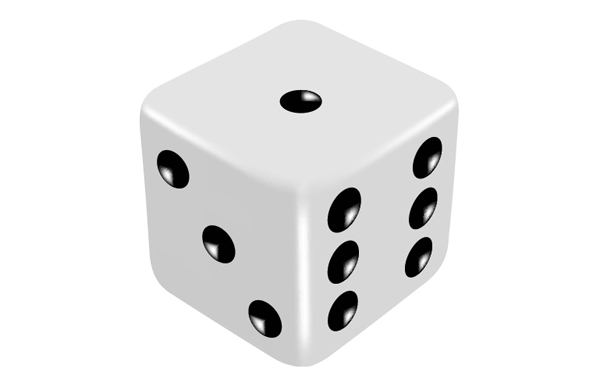
#> input picture edge detector/image.jpg, 600 x 387 px
$ python canny_edge_deector.py
#> lines starting #> are read from the running program, lines starting #| are printed output that depends on the picture; after the words box and inside, x2 and y2 are one past the last pixel; in counts of white or black regions, pixels touching at a corner belong together
import cv2
import numpy
pic = cv2.imread('image.jpg')
#> pic is the input picture: shape (387, 600, 3); min 0, max 255, mean 234.5

threshholdval1=50
threshholdval2=100

canny = cv2.Canny(pic, threshholdval1,threshholdval2)
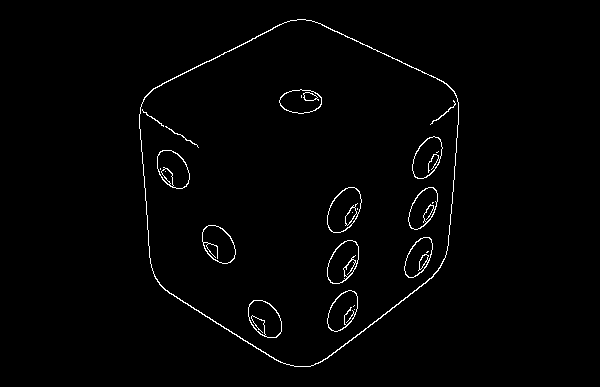
#> canny: shape (387, 600); 1.4% white in thin lines or dots, all inside (x1, y1, x2, y2) = (139, 19, 459, 367)
cv2.imshow('canny',canny)
cv2.waitKey(0)
cv2.destroyAllWindows()
